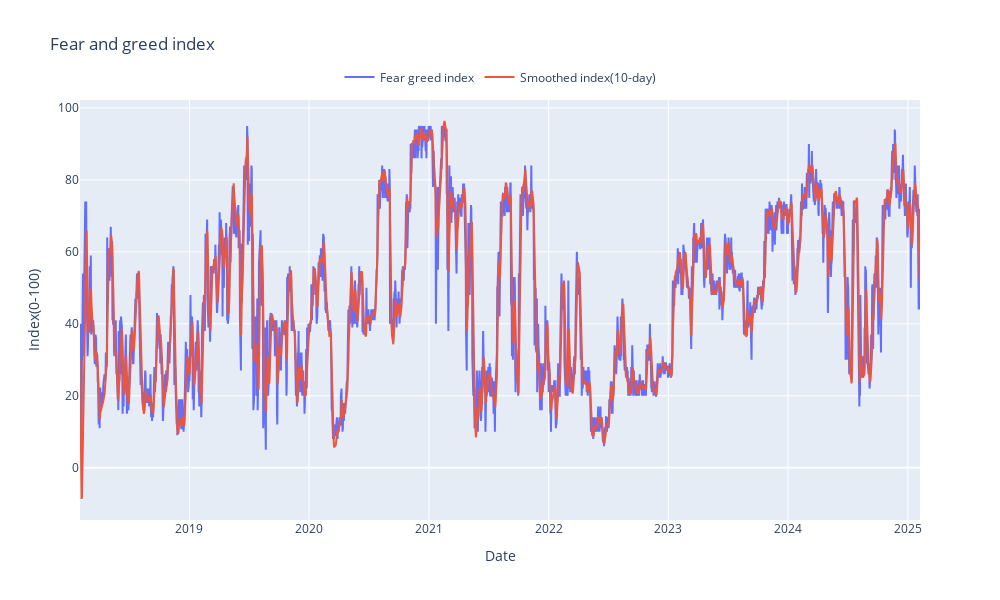

Here is the notebook cell this chart was saved with:
### Code cell
data = df.copy()
data["smooth_fgi"] = lowpass_filter(data["fgi"], 10)

fig = go.Figure()
fig.add_trace(go.Scatter(x=data.index, y=data["fgi"], name="Fear greed index"))
fig.add_trace(
    go.Scatter(x=data.index, y=data["smooth_fgi"], name="Smoothed index(10-day)")
)
fig.update_layout(
    title="Fear and greed index",
    width=1000,
    height=600,
    legend=dict(
        orientation="h", xanchor="center", yanchor="bottom", x=0.5, y=1.02, title=""
    ),
    xaxis_title="Date",
    yaxis_title="Index(0-100)",
)
fig.show()

### Figure 1 — Plotly figure (JSON) as saved in the notebook; plotly's stock layout.template omitted (floating-point values rounded to 4 significant figures; data arrays with more than 128 entries replaced by an {"elided": "..."} marker saying what was removed)
{"data": [{"name": "Fear greed index", "type": "scatter", "x": {"elided": "2560 str values"}, "y": {"elided": "2560 int values"}}, {"name": "Smoothed index(10-day)", "type": "scatter", "x": {"elided": "2560 str values"}, "y": {"elided": "2560 float values"}}], "layout": {"height": 600, "legend": {"orientation": "h", "title": {"text": ""}, "x": 0.5, "xanchor": "center", "y": 1.02, "yanchor": "bottom"}, "title": {"text": "Fear and greed index"}, "width": 1000, "xaxis": {"title": {"text": "Date"}}, "yaxis": {"title": {"text": "Index(0-100)"}}}}
